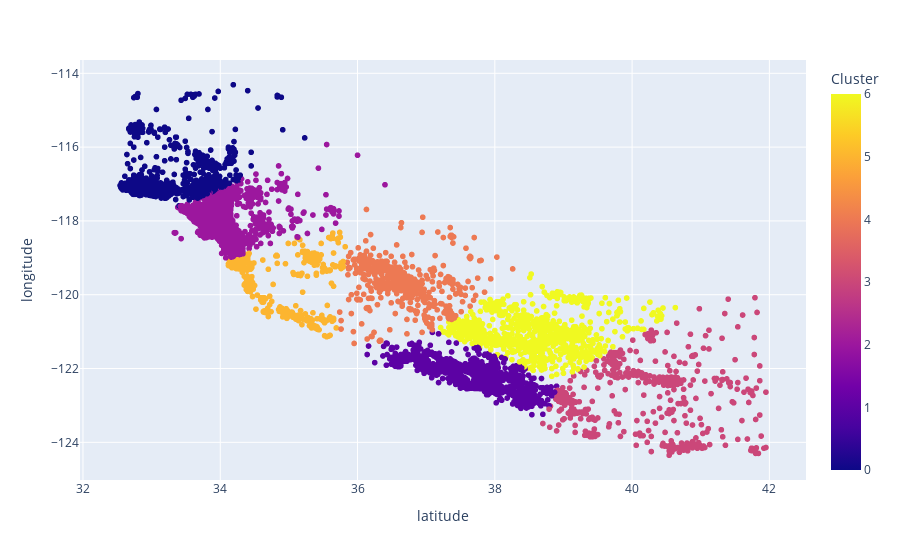

Here is the notebook cell this chart was saved with:
### Code cell
# Make a 3-cluster identification
from sklearn.cluster import KMeans

kmeans = KMeans(n_clusters=7, random_state=69).fit(cali[['latitude', 'longitude']])

cali['Cluster'] = kmeans.labels_
px.scatter(cali, x='latitude', y='longitude', color='Cluster')

### Figure 1 — Plotly figure (JSON) as saved in the notebook; plotly's stock layout.template omitted (floating-point values rounded to 4 significant figures; data arrays with more than 128 entries replaced by an {"elided": "..."} marker saying what was removed)
{"data": [{"hovertemplate": "latitude=%{x}<br>longitude=%{y}<br>Cluster=%{marker.color}<extra></extra>", "legendgroup": "", "marker": {"color": {"elided": "20433 int values"}, "coloraxis": "coloraxis", "symbol": "circle"}, "mode": "markers", "name": "", "showlegend": false, "type": "scattergl", "x": {"elided": "20433 float values"}, "xaxis": "x", "y": {"elided": "20433 float values"}, "yaxis": "y"}], "layout": {"coloraxis": {"colorbar": {"title": {"text": "Cluster"}}, "colorscale": [[0, "#0d0887"], [0.1111, "#46039f"], [0.2222, "#7201a8"], [0.3333, "#9c179e"], [0.4444, "#bd3786"], [0.5556, "#d8576b"], [0.6667, "#ed7953"], [0.7778, "#fb9f3a"], [0.8889, "#fdca26"], [1, "#f0f921"]]}, "legend": {"tracegroupgap": 0}, "margin": {"t": 60}, "xaxis": {"anchor": "y", "domain": [0, 1], "title": {"text": "latitude"}}, "yaxis": {"anchor": "x", "domain": [0, 1], "title": {"text": "longitude"}}}}
